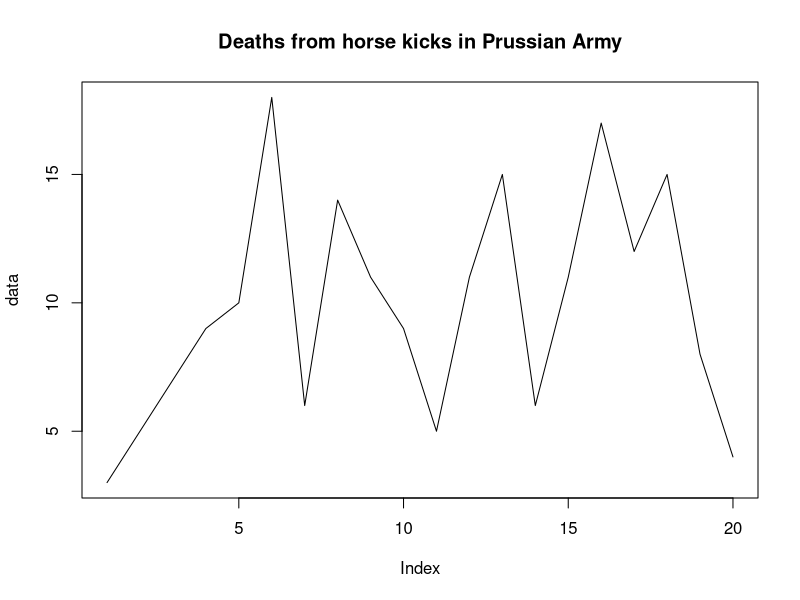
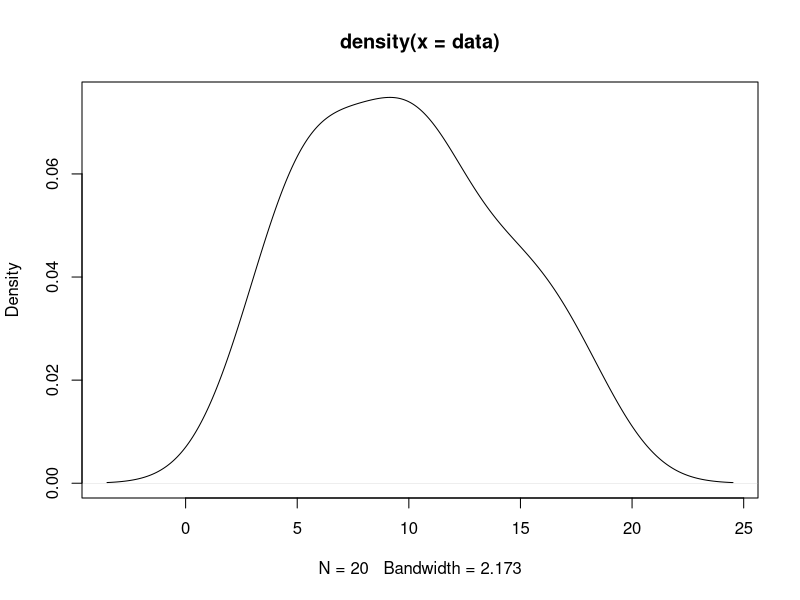
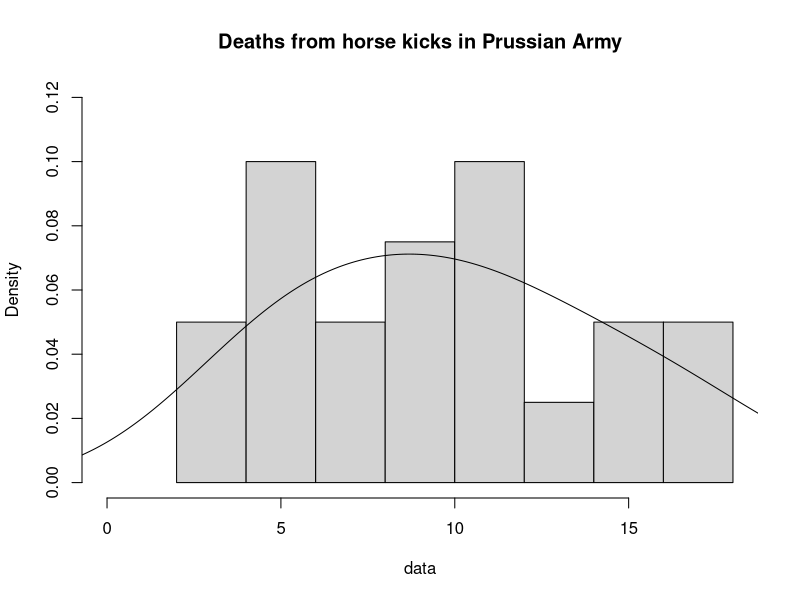
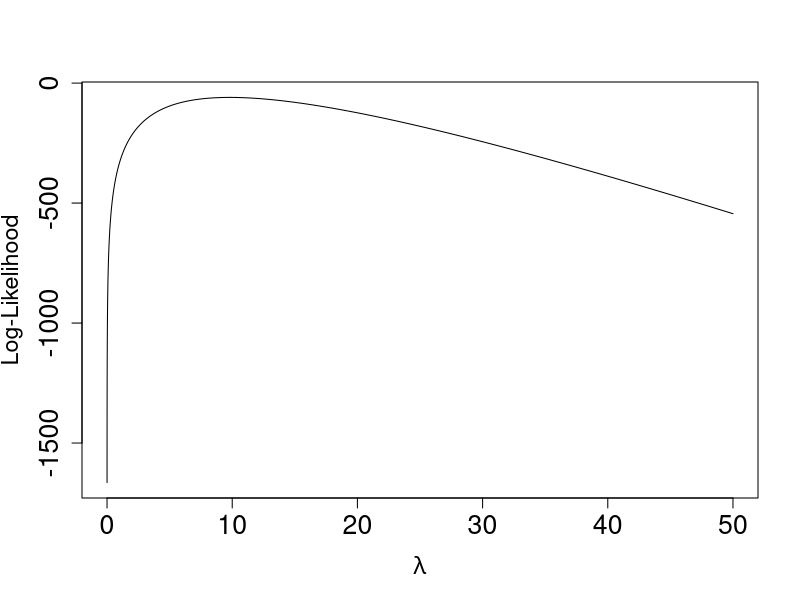
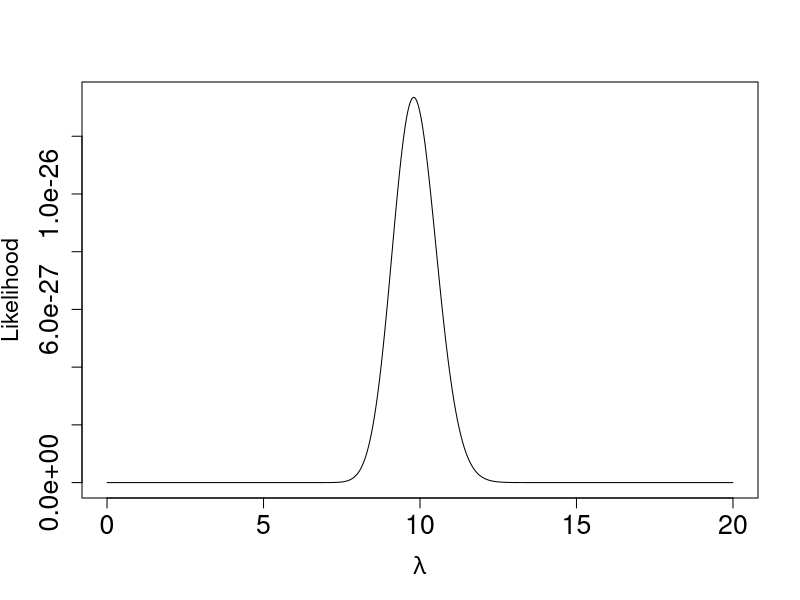
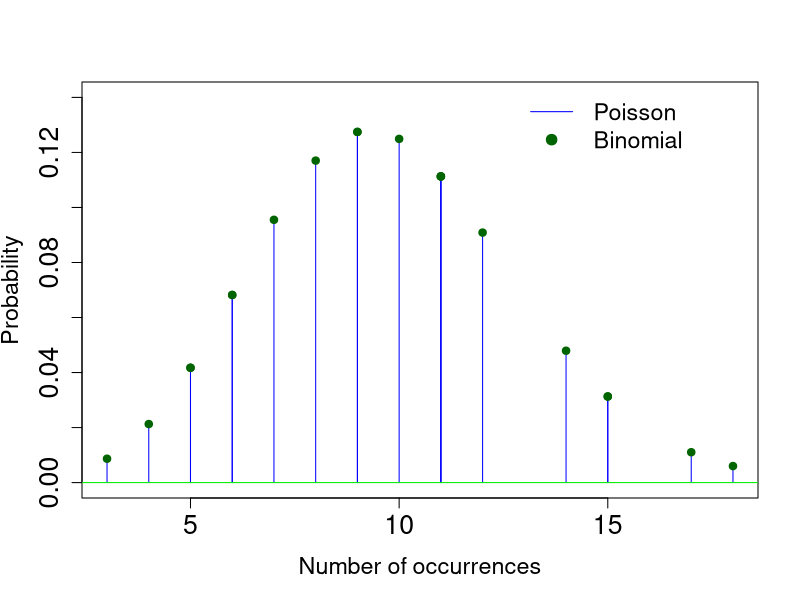
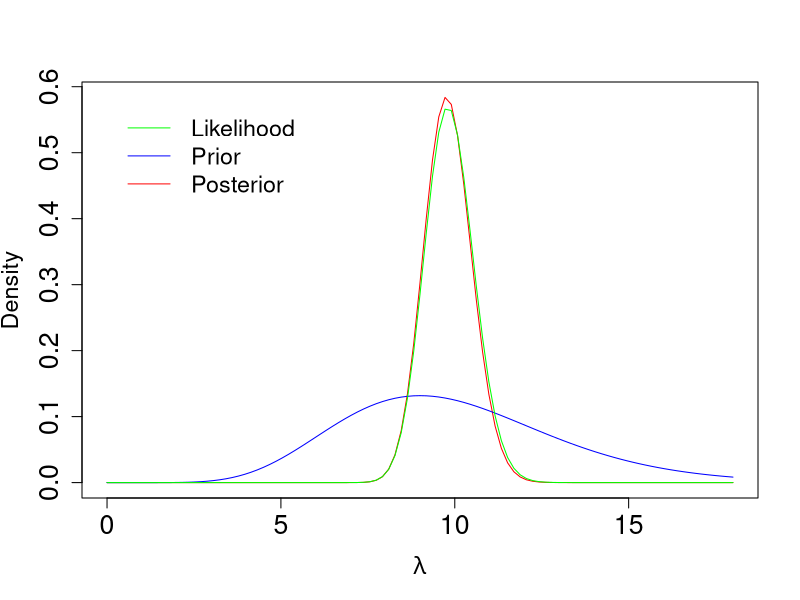
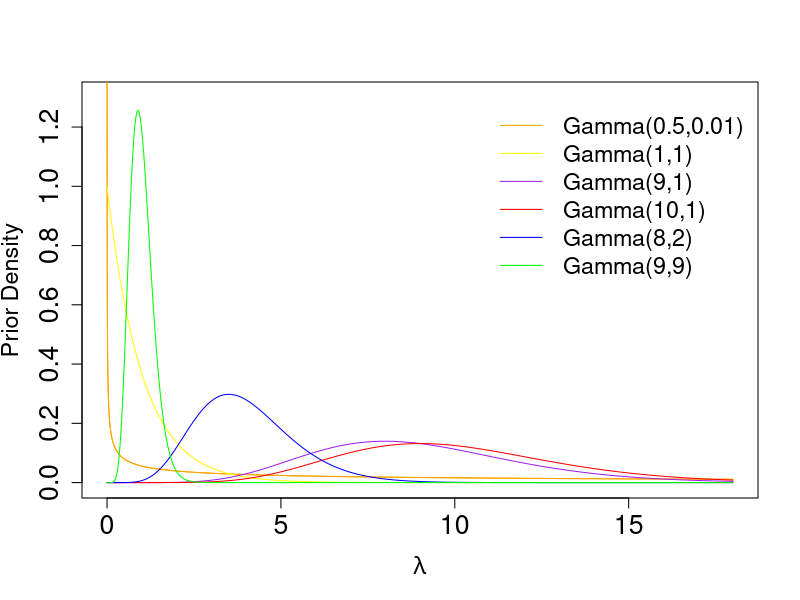

Generate these figures, in order, with R:

# HW 2 - AMS 207
rm(list=ls(all=TRUE))
set.seed(7)

# Question 8

# number of deaths, number of occurrences 
# Annual deaths from horse kicks in the Prussian army (1875-1894)

# data
n = 20
data = c(3, 5, 7, 9, 10, 18, 6, 14, 11, 9, 5, 11, 15, 6, 11, 17, 12, 15, 8, 4)

mean(data)
var(data)

# plot for data
plot(data, type="l", main="Deaths from horse kicks in Prussian Army")
plot(density(data))
hist(data, freq=F, ylim=c(0,0.12), xlim=c(0,18),main="Deaths from horse kicks in Prussian Army")
lines(density(data, bw = "SJ"))

### Model 1 - Poisson ###

# mle estimator
loglike_pois = function(par, data){
  x = data
  lambda = par[1]
  sum(dpois(x, lambda, log = TRUE))
}

mle_pois = optim(par=c(0.3), loglike_pois, data=data, method="BFGS", hessian = TRUE, control = list(fnscale = -1))
mle_pois$par

#plot logLike:
p.seq <- seq(0, 50, 0.001)
plot(p.seq, sapply(p.seq, loglike_pois, data=data), type="l", cex.axis=1.6, cex.lab=1.4, ylab="Log-Likelihood", xlab=expression(paste(lambda)))

# like
like_pois = function(data,lambda){prod(dpois(data, lambda, log = FALSE))}
# plot Like
p.seq <- seq(0, 20, 0.001)
plot(p.seq, sapply(p.seq, like_pois,data=data), type="l", cex.axis=1.6, cex.lab=1.4, ylab="Likelihood", xlab=expression(paste(lambda)))

# plot for the mass function
plot(data, dpois(data, mle_pois$par), ylim=c(0,0.14), type="h", lwd=1, col="blue", cex.axis=1.6, cex.lab=1.4,
     main="", ylab="Probability", xlab="Number of occurrences" )
abline(h=0, col="green2")
N=10^4
points(data, dbinom(data, N, 9.8/N), pch=19, col="darkgreen")
legend(13,0.145,lty = c(1,NA), pch=c(NA,19), cex=1.4, bty = "n", lwd = 1, col=c("blue","darkgreen"), legend=c("Poisson","Binomial") )

# plot posterior, prior likelihood
colors = c("orange","yellow", "purple","red","blue","green")
a = c(0.5,1,9,10,8,9)
b = c(0.01,5,1,1,2,9)
curve(dgamma(x,shape=a[4] + sum(data),rate=b[4] + n),cex.axis=1.6, cex.lab=1.4,col="red",xlab=expression(paste(lambda)),ylab="Density",lwd=1,from=0,to=18)
curve(dgamma(x,shape=a[4],rate=b[4]),col="blue",lwd=1,add=TRUE)
curve(dgamma(x, shape=sum(data)+1,rate=n), add=TRUE,type="l", col="green", xlab="Number of occurrences",ylab="Probability")
legend(0,0.58,lty = c(1), cex=1.4, bty = "n", lwd = 1, col=c("green","blue","red"), legend=c("Likelihood","Prior","Posterior") )

# prior plots
colors = c("orange","yellow", "purple","red","blue","green")
a = c(0.5,1,9,10,8,9)
b = c(0.01,1,1,1,2,9)
range_pois = seq(0,18,0.001)
plot(range_pois, dgamma(range_pois,a[1] , b[1]), ylim=c(0,1.3), col=colors[1],
     type="l", ylab="Prior Density", xlab = expression(paste(lambda)), cex.axis=1.6, cex.lab=1.4, main="")
for (i in 1:length(a)){
  lines(range_pois, dgamma(range_pois, a[i] , b[i]), 
        type="l", ylab="",  col=colors[i], lty=1)
}

legend(10.7,1.3,lty = c(1,rep(1,length(a))), cex=1.4, bty = "n", lwd = 1, 
       legend=c("Gamma(0.5,0.01)","Gamma(1,1)","Gamma(9,1)","Gamma(10,1)","Gamma(8,2)","Gamma(9,9)")
       , col=colors)

# posterior plots
dev.off()
colors = c("orange","yellow", "purple","red","blue","green")
a = c(0.5,1,9,10,8,9)
b = c(0.01,1,1,1,2,9)
range_pois = seq(0,18,0.001)
plot(range_pois, dgamma(range_pois,a[1] + sum(data), b[1] + n), col=colors[1], xlim=c(4,16), ylim=c(0,0.8),
     type="l", ylab="Posterior density", xlab = expression(paste(lambda)), cex.axis=1.6, cex.lab=1.4, main="")
for (i in 2:length(a)){
  lines(range_pois, dgamma(range_pois, a[i] + sum(data), b[i] + n), 
        type="l", ylab="", col=colors[i], lty=1)
}
legend(11.3,0.8,lty = c(1,rep(1,length(a))), cex=1.4, bty = "n", lwd = 1, 
       legend=c("Gamma(0.5,0.01)","Gamma(1,1)","Gamma(9,1)","Gamma(10,1)","Gamma(8,2)","Gamma(9,9)"), 
       col=colors)
#abline(v=mle_pois$par)


# posterior mean 
a = c(0.5,1,9,10,8,9)
b = c(0.01,1,1,1,2,9)
mean_pois=rep(0,length(a))
mode_pois=rep(0,length(a))
var_pois=rep(0,length(a))
quant_pois=matrix(0,length(a),3)

for (i in 1:length(a)){
  mean_pois[i] = (a[i] + sum(data))/ (b[i] + n)
  mode_pois[i] = (a[i] + sum(data) - 1)/ (b[i] + n)
  var_pois[i] = (a[i] + sum(data))/ (b[i] + n)^2
  quant_pois[i,] = qgamma(c(0.025, .5, 0.975), a[i] + sum(data), b[i] + n)
}

mean_pois
mode_pois
quant_pois


### Model 2 - Binomial ###

#large number of trials
N = 10^4

# mle estimator
loglike_bino <- function(par, data){
  x = data
  prob = par[1]
  sum(dbinom(x, N, prob, log = TRUE))
}

mle_bino = optim(par=c(0.01), loglike_bino, data=data, method="Brent", lower = 0, upper = 1, control = list(fnscale = -1))

mle_bino$par
loglike_bino(c(mle_bino$par),data=data)

dev.off()
# plot for the mass function
plot(data, dbinom(data, N, mle_bino$par), type="h", lwd=1, col="blue", ylim=c(0,0.14),cex.axis=1.6, cex.lab=1.4,
     main="", ylab="Probability", xlab="Possible Values")
abline(h=0, col="green2")
points(data, dbinom(data, N, 9.8/N), pch=19, col="darkgreen")

legend(13,0.145,lty = c(1,NA), pch=c(NA,19), cex=1.4, bty = "n", lwd = 1, col=c("blue","darkgreen"), legend=c("Poisson","Binomial") )

#plot logLike:
p.seq = seq(0.01, 0.99, 0.001)
plot(p.seq, sapply(p.seq, loglike_bino, data=data), type="l", cex.axis=1.6, cex.lab=1.4, ylab="Log-Likelihood",xlab="Probability Sucess")
#optimum:
optimize(loglike_bino, data=data,lower=0, upper=1, maximum=TRUE)

# like
like_bino = function(data,prob,N){prod(dbinom(data, N, prob, log = FALSE))}
# plot Like
p.seq = seq(0.00001,0.002,10^-5)
plot(p.seq, sapply(p.seq, like_bino, data=data, N=N), type="l", cex.axis=1.6, cex.lab=1.4, ylab="Likelihood", xlab="Probability Sucess")


# likelihood posterior prior
colors = c("black","green","orange","purple","red","yellow","blue")
alpha=c(0.5,1,3,2,5,10,60)
beta=c(0.5,1,3,4,24,10,40)
curve(dbeta(x, alpha[2] + sum(data), N*n - sum(data) + beta[2]),cex.axis=1.6, cex.lab=1.4,col="red",xlab="prob",ylab="",lwd=1,from=0,to=0.002)
curve(dbeta(x, alpha[2], beta[2]),col="blue",lwd=1,add=TRUE)
curve(dbeta(x, sum(data), N*n - sum(data)), add=TRUE,type="l", col="green", xlab="Number of occurrences",ylab="Probability")
legend(0,5700,lty = c(1), cex=1.4, bty = "n", lwd = 1, col=c("green","blue","red"), legend=c("Likelihood","Prior","Posterior") )


# prior plots
colors = c("black","green","orange","purple","red","yellow","blue")
alpha=c(0.5,1,3,2,5,10,60)
beta=c(0.5,1,3,4,24,10,40)
range_prior = seq(0.0001,1,10^-2)

plot(range_prior, dbeta(range_prior, alpha[1], beta[1]), col=colors[1],ylim=c(0,12), xlim=c(0,1),
     type="l", ylab="", xlab = "prob", cex.axis=1.6, cex.lab=1.4, main="")
for (i in 2:length(alpha)){
  lines(range_prior, dbeta(range_prior, alpha[i], beta[i]), 
        type="l", ylab="",  col=colors[i], lty=1)
}
legend(0.65,12.9,lty = c(1,rep(1,length(a))), cex=1.4, bty = "n", lwd = 1, 
       legend=c("Beta(0.5,0.5)","Beta(1,1)","Beta(3,3)","Beta(2,4)","Beta(5,24)","Beta(10,10)","Beta(60,40)")
       , col=colors)

# posterior plots
dev.off()
colors = c("black","green","orange","purple","red","yellow","blue" )
alpha=c(0.5,1,3,2,5,10,60)
beta=c(0.5,1,3,4,24,10,40)
range_post = seq(0.00001,0.003,10^-5)
plot(range_post, dbeta(range_post, alpha[1] + sum(data), N*n - sum(data) + beta[1]), col=colors[1],
     type="l", ylab="", xlab = "prob", cex.axis=1.6, cex.lab=1.4, main="",xlim=c(0.0006,0.002))
for (i in 2:length(alpha)){
  lines(range_post, dbeta(range_post, alpha[i] + sum(data), N*n - sum(data) + beta[i]), 
        type="l", ylab="", col=colors[i], lty=1)
}
legend(0.0015,5900,lty = c(1,rep(1,length(a))), cex=1.4, bty = "n", lwd = 1, 
       legend=c("Beta(0.5,0.5)","Beta(1,1)","Beta(3,3)","Beta(2,4)","Beta(5,24)","Beta(10,10)","Beta(60,40)"), 
       col=colors)
#abline(v=mle_bino$par)


# posterior mean 
alpha=c(0.5,1,3,2,5,10,60)
beta=c(0.5,1,3,4,24,10,40)
mean_bino=rep(0,length(alpha))
mode_bino=rep(0,length(alpha))
quant_bino=matrix(0,length(alpha),3)

for (i in 1:length(alpha)){
  mean_bino[i] = (alpha[i] + sum(data))/ (alpha[i] + beta[i] + N*n)
  mode_bino[i] = (alpha[i] + sum(data) - 1)/ ( alpha[i] + beta[i] + N*n - 2)
  quant_bino[i,] = qbeta(c(0.025, .5, 0.975), alpha[i] + sum(data), N*n - sum(data) + beta[i])
}

mean_bino
mode_bino
quant_bino


# Part 3

# Information Criteria
a = c(0.5,1,9,10,8,9)
b = c(0.01,1,1,1,2,9)

alpha=c(0.1,1,3,2,5,10,40)
beta=c(0.1,1,2,4,14,20,60)

i=4;j=2

# data
N = 10^4
n = 20
data = c(3, 5, 7, 9, 10, 18, 6, 14, 11, 9, 5, 11, 15, 6, 11, 17, 12, 15, 8, 4)

ns = 10000

# likelihood
fm1  = function(lambda){sum(dpois(data,lambda,log=TRUE))}
fm2  = function(prob){sum(dbinom(data,N,prob,log=TRUE))}

# maximum likelihood estimation
lambda.mle = optimize(fm1,lower=0, upper=15, maximum=TRUE)$m
prob.mle = optimize(fm2,lower=0, upper=1, maximum=TRUE)$m

# AIC and BIC
k = 1
AIC1 = -2*fm1(lambda.mle)+k
AIC2 = -2*fm2(prob.mle)+k
BIC1 = -2*fm1(lambda.mle)+k*log(n)
BIC2 = -2*fm2(prob.mle)+k*log(n)
AICs = c(AIC1,AIC2)
BICs = c(BIC1,BIC2)

AICs
BICs

# posterior distribution
lambda.post = rgamma(ns, a[i] + sum(data), b[i] + n)
prob.post = rbeta(ns, alpha[j] + sum(data), N*n - sum(data) + beta[j])

# DIC (deviance information criteria)
means1 = mean(lambda.post)
means2 = mean(prob.post)
mu11   = fm1(means1)
mu22   = fm2(means2)

pred1 = NULL; pred2 = NULL
for(t in 1:ns){
  pred1[t] = fm1(lambda.post[t])
  pred2[t] = fm2(prob.post[t])
}

pD1 = 2*(mu11 - mean(pred1)) 
pD2 = 2*(mu22 - mean(pred2))

DIC1 = -2*mu11 + 2*pD1  
DIC2 = -2*mu22 + 2*pD2 

pDs = c(pD1,pD2)
DICs = c(DIC1,DIC2)

DICs

#Gelfand and Ghosh
a = c(0.5,1,9,10,8,9)
b = c(0.01,1,1,1,2,9)

alpha=c(0.1,1,3,2,5,10,40)
beta=c(0.1,1,2,4,14,20,60)

i=4;j=2
nsp = 10000

# posterior distribution
lambda.post = rgamma(nsp,a[i] + sum(data), b[i] + n)
prob.post = rbeta(nsp, alpha[i] + sum(data), N*n - sum(data) + beta[i])

# predicted values
pred_values_1 = matrix(0,nsp,n)
pred_values_2 = matrix(0,nsp,n)

for(i in 1:length(lambda.post))
{
  #obtain one prediction for death
  pred_values_1[i,]=rpois(rep(1,n),rep(lambda.post[i],n))
  pred_values_2[i,]=rbinom(rep(1,n),N,rep(prob.post[i],n))
}

#G term of gelfand and ghosh
G1 = sum((apply(pred_values_1, 2,mean)-data)^2)
P1 = sum(apply(pred_values_1,2,var))
D1G = G1 + P1

G2 = sum((apply(pred_values_2, 2,mean)-data)^2)
P2 = sum(apply(pred_values_2,2,var))
D2G = G2 + P2

GGs = c(D1G,D2G)
GGs

## ALL 4 criterion
cbind(AICs, BICs, DICs,GGs)

# Bayes Factor
rm(list=ls(all=TRUE))
set.seed(7)
require(rmutil)

a = c(0.5,1,9,10,8,9);b = c(0.01,1,1,1,2,9)
alpha=c(0.5,1,3,2,5,10,40);beta=c(0.5,1,2,4,14,20,60)
i=2;j=2;N=10^4;ns = 500000;n=20

# data
data = c(3, 5, 7, 9, 10, 18, 6, 14, 11, 9, 5, 11, 15, 6, 11, 17, 12, 15, 8, 4)

# density of the parameters
f1  = function(lambda){sum(dpois(data,lambda,log=TRUE))}
f2  = function(prob){sum(dbinom(data,N,prob,log=TRUE))}

# generate ns parameters from the prior
BFprior1 = rgamma(ns, a[i], b[i])
BFprior2 = rbeta(ns, alpha[j], beta[j])

# using the density with the prior informations
# density of the parameters
BFden1 = matrix(0, ns, length(data))
BFden2 = matrix(0, ns, length(data))
for (i in 1:length(data)){
  BFden1[,i] = dpois(data[i],BFprior1,log=TRUE)
  BFden2[,i] = dbinom(data[i],N,BFprior2,log=TRUE)
}

BF1 = apply(BFden1, 1, sum)
BF2 = apply(BFden2, 1, sum)

BF12 = mean(exp(BF1)) / mean(exp(BF2))
BF12
BF21 = mean(exp(BF2)) / mean(exp(BF1))
BF21

cbind(BF12,BF21)

# using marginals 
poissongammaden = function(data,n,a,b) {
  a*log(b) - ((a+sum(data))*(log(n+b))) - sum(lfactorial(data)) + (lgamma(a+sum(data))) - (lgamma(a))}

binomialbetaden = function(data,n,N,alpha,beta) {
  sum(log(choose(N, data))) + lgamma(alpha+beta) + lgamma(alpha+sum(data)) + lgamma(n*N - sum(data) +beta) -
    lgamma(alpha) - lgamma(beta) - lgamma(n*N + alpha +beta)}

PG = poissongammaden(data,n, a[2], b[2])
BB = binomialbetaden(data,n,N,alpha[2],beta[2])

exp(PG-BB)
exp(BB-PG)

#Using the integration of the marginal
poisson_gamma_pdf = function(theta, par)
  # theta: parameter to be integrate
  # par: a list consists of data, alpha and beta
{
  #lambda = par$lambda
  a = par$a
  b = par$b
  data = par$data
  sum(dpois(data, lambda = theta, log=TRUE)) * dgamma(theta, shape = a, rate = b, log=TRUE)
}

bino_beta_pdf = function(theta, par)
  # theta: parameter to be integrate
  # par: a list consists of data, N, alpha and beta
{
  N = par$N
  #p = par$p
  data = par$data
  alpha = par$alpha
  beta = par$beta
  sum(dbinom(data, size=N, prob=theta, log=TRUE)) * dbeta(theta, shape1=alpha, shape2=beta, log=T)
}

bayes.factor =function(a, b, alpha, beta, N, data)
{
  m1=integrate(poisson_gamma_pdf, 0, 100, par=list(a=a, b=b, data=data))
  m2=integrate(bino_beta_pdf, 0, 1, par=list(N=N, data = data, alpha=alpha, beta=beta))
  m1$value / m2$value
}

bayes.factor(1, 1, 1, 1, N, data)
